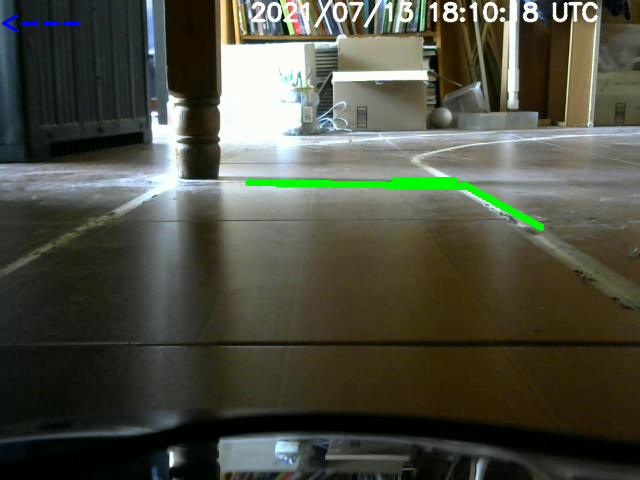
#> input picture frame 10 of Hector/python/laneDetection/videoSalida.avi, 640 x 480 px, given in place of the camera
$ python test2.py
#> lines starting #> are read from the running program, lines starting #| are printed output that depends on the picture; after the words box and inside, x2 and y2 are one past the last pixel; in counts of white or black regions, pixels touching at a corner belong together
import cv2
import numpy as np
import math
import pandas as pd
import time
import serial

directionPort = serial.Serial('/dev/ttyACM0', 9600, timeout=1)
time.sleep(1.8)

xL = [0]
xR = [0]

detected = pd.DataFrame(columns=('direction', 'leftFitAverage', 'rightFitAverage', 'leftLine', 'rigthLine', 'slopeLeft', 'interceptLeft', 'slopeRight', 'interceptRight' ))

startTime = time.time()

def cannyImage(cannyGray):
    cannyBlur = cv2.GaussianBlur(gray, (5, 5), 0)
    cannyCanny = cv2.Canny(cannyBlur, 10, 250)
    return cannyCanny

def regionOfInterest(regionImage):
    #regionPolygons = np.array([[(0, 448), (639, 425), (434, 276), (256, 159)]])
    regionPolygons = np.array([[(0, 400), (640, 400), (640, 180), (0, 180)]])
    zeros = np.zeros_like(regionImage)
    cv2.fillPoly(zeros, regionPolygons, 255)
    regionedImage = cv2.bitwise_and(regionImage, regionImage, mask=zeros)
    return regionedImage

def colorRange(colorFrame, colorGray, colorCropped):
    colorMax = np.array([255, 255, 255])
    colorMin = np.array([79, 73, 57])
    colorColor = cv2.bitwise_and(colorFrame, colorFrame, mask = colorCropped)
    colorRanged = cv2.inRange(colorColor, colorMin, colorMax)
    return colorRanged

def averagedSlopeIntercept(interceptImage, interceptLines):
    #global leftX, leftY, rightX, rightY
    global xL, yL, xR, yR
    leftFit = []
    rightFit = []
    for line in interceptLines:
        x1, y1, x2, y2 = line.reshape(4)
        parameters = np.polyfit((x1, x2), (y1, y2), 1)
        slope = parameters[0]
        intercept = parameters[1]
        if slope < 0:
            leftFit.append((slope, intercept))
            #leftX.append(slope)
            #leftY.append(intercept)
        else:
            rightFit.append((slope, intercept))
            #rightX.append(slope)
            #rightY.append(intercept)
    leftFitAverage = np.average(leftFit, axis = 0)
    rightFitAverage = np.average(rightFit, axis = 0)
    try:
        isNanLeft = math.isnan(leftFitAverage[0])
    except:
        isNanLeft = math.isnan(leftFitAverage)
    #print("Left ", isNanLeft)
    try:
        isNanRight = math.isnan(rightFitAverage[0])
    except:
        isNanRight = math.isnan(rightFitAverage)
    #print("Right ", isNanRight)
    leftLine, slopeLeft, interceptLeft =  makeCoordinates(interceptImage, leftFitAverage)
    rightLine, slopeRight, interceptRight = makeCoordinates(interceptImage, rightFitAverage)
    xL.append(interceptLeft)
    xR.append(interceptRight)
    deltaTime = time.time() - startTime
    if isNanLeft:
        detected.loc[len(detected)]=['L', leftFitAverage, rightFitAverage, leftLine, rightLine, slopeLeft, interceptLeft, slopeRight, interceptRight]
    elif isNanRight:
        detected.loc[len(detected)]=['R', leftFitAverage, rightFitAverage, leftLine, rightLine, slopeLeft, interceptLeft, slopeRight, interceptRight]
    else:
        detected.loc[len(detected)]=['C', leftFitAverage, rightFitAverage, leftLine, rightLine, slopeLeft, interceptLeft, slopeRight, interceptRight]
    return np.array([leftLine, rightLine]), isNanLeft, isNanRight, slopeLeft, slopeRight

def makeCoordinates(coordinatesImage, lineParameters):
    #print("lineParameters: ", lineParameters)
    try:
        slope, intercept = lineParameters #intercept es la ordenada al origen de la recta
        #print("slope: ", slope, "intercept ", intercept)
        y1 = coordinatesImage.shape[0] #obtiene el valor '0' de la imagen
        y2 = int(y1*(3/5)) #esto es pra determinar el largo de la recta que dibuja en la imagen
        x1 = int((y1 - intercept)/slope) #obtiene la ecuación de la recta con el primer punto
        x2 = int((y2 - intercept) / slope) # obtiene la ecuación de la recta con el segundo punto
        #print(type(lineParameters))
        return np.array([x1, y1, x2, y2]), slope, intercept
    except:
        return np.array([0, 0, 0, 0]), np.nan, np.nan

def displayLines(displayImage, displayLinesVar):
    lineImage = np.zeros_like(displayImage)#obtiene un arreglo de ceros de las mismas características de la imagen
    if displayLinesVar is not None: #verifica que existan líneas
        for x1, y1, x2, y2 in displayLinesVar: #itera en cada línea
            # [4 lines of commented-out code are left out]
            try: #evita que el programa falle si no hay líneas
                cv2.line(lineImage, (x1, y1), (x2, y2), (255, 255, 255), 3) #dibuja una línea azul en las líneas
            except:
                lineImage = lineImage #regresa una matriz de ceros
    return lineImage

def makeDegrees(leftSide, rightSide):
    summed = rightSide - leftSide
    if summed >= 1.7 or summed <=1.5:
        print(summed)
        if rightSide <= -0.11:
            degrees = 90 + (9 - rightSide)
            degreesStr = str(degrees)
        elif rightSide >= -0.8 :
            degrees = 90 + (9 - rightSide)
            degreesStr = str(degrees)
        elif leftSide <= 0.6:
            degrees = 90 + (9 - leftSide)
            degreesStr = str(degrees)
        elif leftSide >= 0.8:
            degrees = 90 + (90 - leftSide)
            degreesStr = str(degrees)
        return degreesStr
    else:
        return str(90)

if __name__ == '__main__':
    cap = cv2.VideoCapture(0)
    salida = cv2.VideoWriter('videoSalida.avi',cv2.VideoWriter_fourcc(*'XVID'),20.0,(int(cap.get(3)),int(cap.get(4))))
    font = cv2.FONT_HERSHEY_SIMPLEX
    leftDirection = str(115)
    rightDirection = str(65)
    rectDirection = str(90)
    unknowDirection = str(255)
    directionPort.write(rectDirection.encode())
    anterior = 0
    while cap.isOpened():
        print("Actual: ", anterior)
        ret, origFrame = cap.read()
#> origFrame is the input picture: shape (480, 640, 3); mean B, G, R 65.7, 78.4, 76.5
        coppiedFrame = np.copy(origFrame)
        gray = cv2.cvtColor(origFrame, cv2.COLOR_BGR2GRAY)
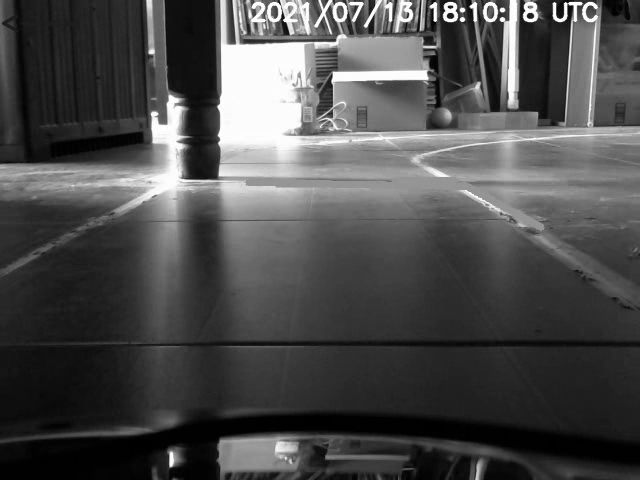
#> gray: shape (480, 640); min 0, max 255, mean 76.4
        canny = cannyImage(gray)
#> in cannyImage, `cannyCanny = cv2.Canny(cannyBlur, 10, 250)`:
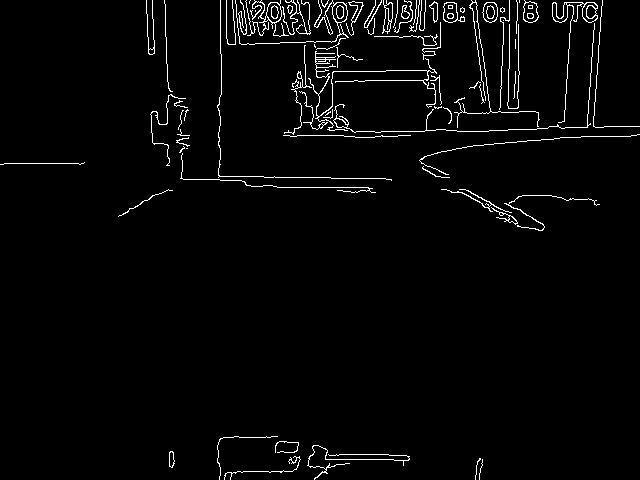
#> cannyCanny: shape (480, 640); 2.7% white in thin lines or dots
        croppedImage = regionOfInterest(canny)
#> in regionOfInterest, `cv2.fillPoly(zeros, regionPolygons, 255)`:
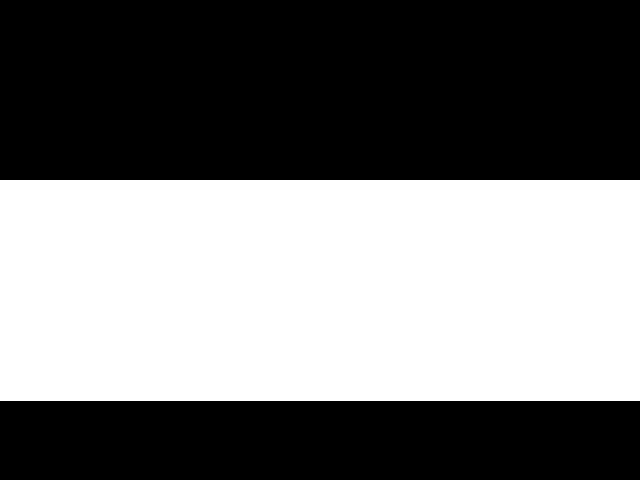
#> zeros: shape (480, 640); 46% white; 1 white region, box (x1, y1, x2, y2) and area: (0, 180, 640, 401) 141440
#> in regionOfInterest, `regionedImage = cv2.bitwise_and(regionImage, regionImage, mask=zeros)`: regionedImage: shape (480, 640); 0.23% white in thin lines or dots, all inside (x1, y1, x2, y2) = (118, 180, 600, 231)
        colorInRange = colorRange(coppiedFrame, gray, croppedImage)
#> in colorRange, `colorRanged = cv2.inRange(colorColor, colorMin, colorMax)`:
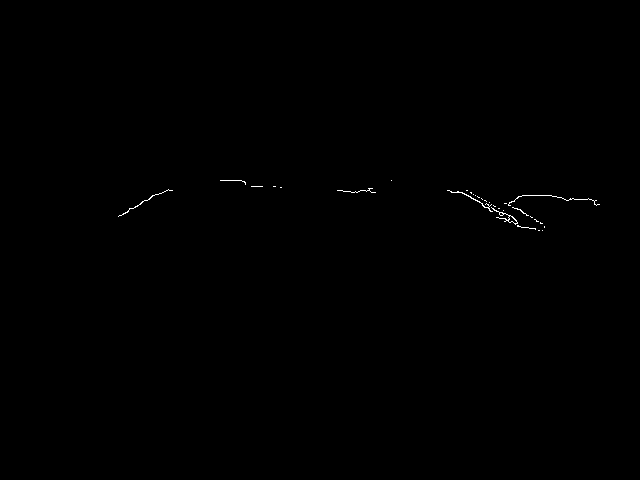
#> colorRanged: shape (480, 640); 0.16% white in thin lines or dots, all inside (x1, y1, x2, y2) = (118, 180, 600, 231)
        lines = cv2.HoughLinesP(colorInRange, 1, np.pi/180, 50, minLineLength=20, maxLineGap=50)
#> lines = [[451, 192, 591, 199]]
        if lines is not None:
            averagedLines, left, right, lSlope, rSlope =  averagedSlopeIntercept(coppiedFrame, lines)
#> the loop in averagedSlopeIntercept, `for line in interceptLines:` made 1 pass
#> (x1, y1, x2, y2, slope, intercept) on pass 1: (451, 192, 591, 199, 0.05, 169.4)
#> after the loop in averagedSlopeIntercept, `for line in interceptLines:`: leftFit = []; rightFit = [(0.05, 169.4)]
#> in averagedSlopeIntercept, `leftFitAverage = np.average(leftFit, axis = 0)`: leftFitAverage = nan
#> in averagedSlopeIntercept, `rightFitAverage = np.average(rightFit, axis = 0)`: rightFitAverage = [0.05, 169.4]
#> in averagedSlopeIntercept, `isNanLeft = math.isnan(leftFitAverage)`: isNanLeft = True
#> in averagedSlopeIntercept, `isNanRight = math.isnan(rightFitAverage[0])`: isNanRight = False
#> in averagedSlopeIntercept, `leftLine, slopeLeft, interceptLeft =  makeCoordinates(interceptImage, ..`: leftLine = [0, 0, 0, 0]; slopeLeft = nan
#> in averagedSlopeIntercept, `rightLine, slopeRight, interceptRight = makeCoordinates(interceptImage..`: rightLine = [6211, 480, 2371, 288]; slopeRight = 0.05; interceptRight = 169.4
#> averagedLines = [[0, 0, 0, 0], [6211, 480, 2371, 288]]; left = True; right = False; lSlope = nan; rSlope = 0.05
            if left:
                cv2.putText(coppiedFrame, '<---', (0, 30), font, 0.8, (255, 0, 0), 2, cv2.LINE_AA)
#> coppiedFrame: shape (480, 640, 3); 0.13% of pixels changed, all inside (x1, y1, x2, y2) = (1, 13, 82, 33)
                if anterior != -1:
                    directionPort.write(leftDirection.encode())
                    anterior = -1
                    time.sleep(0.8)
            elif right:
                cv2.putText(coppiedFrame, '--->', (0, 30), font, 0.8, (0, 255, 0), 2, cv2.LINE_AA)
                if anterior != 1:
                    directionPort.write(rightDirection.encode())
                    anterior = 1
                    time.sleep(0.8)
            elif not right and not left:
                cv2.putText(coppiedFrame, '^', (0, 30), font, 0.8, (0, 0, 255), 2, cv2.LINE_AA)
                if anterior != 0:
                    directionPort.write(rectDirection.encode())
                    anterior = 0
                    time.sleep(0.8)
            else:
                anterior = 255
                cv2.putText(coppiedFrame, 'V', (0, 30), font, 0.8, (0, 0, 255), 2, cv2.LINE_AA)
                directionPort.write(unknowDirection.encode())
                time.sleep(0.8)
                """
                if anterior != 0:
                    directionPort.write(rectDirection.encode())
                    anterior = 0"""
            timeText = time.strftime("%Y/%m/%d %H:%M:%S %Z", time.localtime())
            cv2.putText(coppiedFrame, timeText, (250, 20), font, 0.8, (255, 255, 255), 2, cv2.LINE_AA)
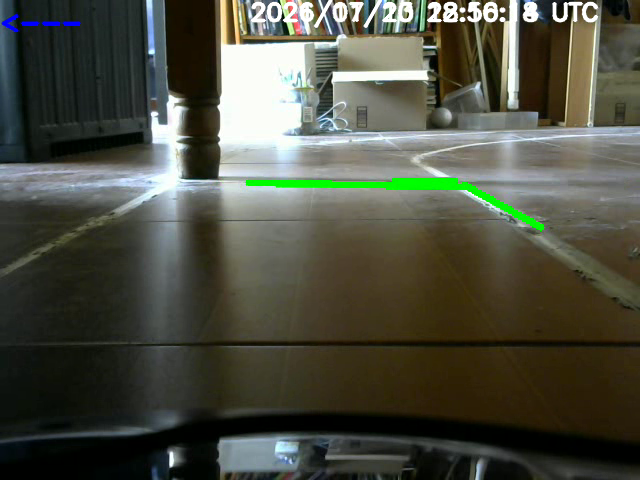
#> coppiedFrame: shape (480, 640, 3); mean B, G, R 66.3, 78.9, 77
            lineImage = displayLines(coppiedFrame, averagedLines)
#> the loop in displayLines, `for x1, y1, x2, y2 in displayLinesVar: #itera en cada línea #x1, y1, x..` made 2 passes
#> after the loop in displayLines, `for x1, y1, x2, y2 in displayLinesVar:`:
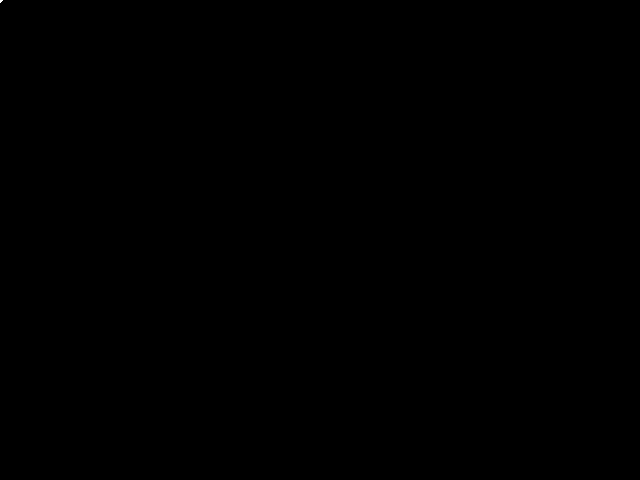
#> lineImage: shape (480, 640, 3); 0% white; 1 white region (1 under 20 px)
            for line in lines:
                x1, y1, x2, y2 = line[0]
                #cv2.rectangle(coppiedFrame, (x1, y1), (x2, y2), (0, 255, 0), 5)
                cv2.line(coppiedFrame, (x1, y1), (x2, y2), (0, 255, 0), 5)
#> this loop made 1 pass
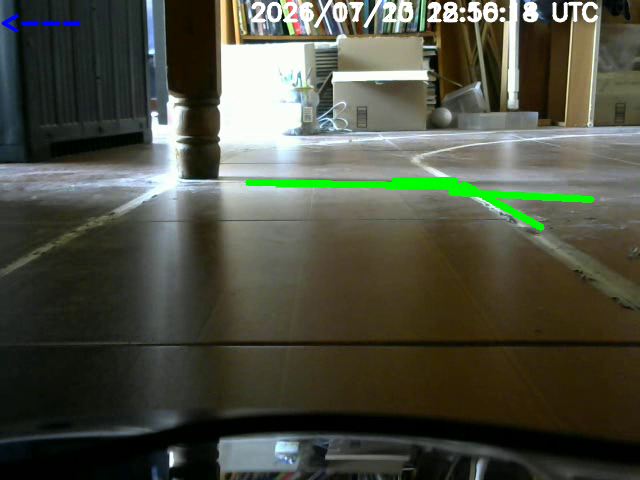
#> coppiedFrame: shape (480, 640, 3); 0.31% of pixels changed, all inside (x1, y1, x2, y2) = (448, 189, 595, 203)
        if cv2.waitKey(25) & 0xFF == ord('s'):
#> (key Esc is pressed here)
            break
        #cv2.imshow("origFrame", origFrame)
        salida.write(coppiedFrame)
        cv2.imshow("coppiedFrameWithLines", coppiedFrame)
    timeSaved = time.strftime("%Y%m%d%H%M%S%Z", time.localtime())
    name1 = 'detected' + timeSaved + '.csv'
    name2 = 'detected' + timeSaved + 'HeadAndIndexFalse.csv'
    detected.to_csv(name1)
    detected.to_csv(name2, header=False, index=False)
    cap.release()
    cv2.destroyAllWindows()
    directionPort.write(str(255).encode);
    directionPort.close()

$ run again, starting later in the video
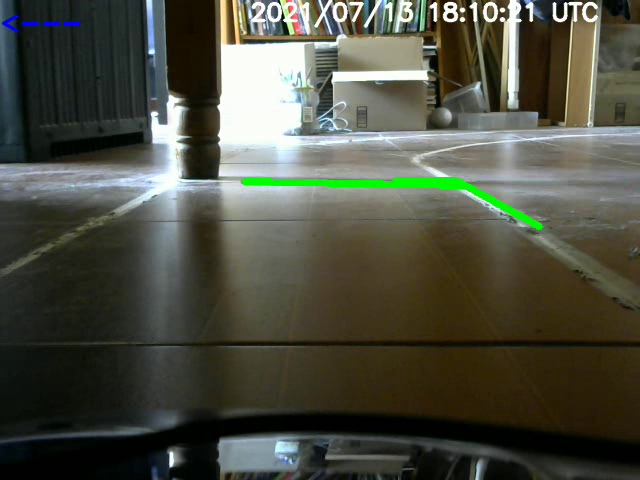
#> input picture frame 45 of Hector/python/laneDetection/videoSalida.avi, 640 x 480 px, given in place of the camera
#> origFrame is the input picture: shape (480, 640, 3); mean B, G, R 65.8, 78.6, 76.6
#> in cannyImage, `cannyCanny = cv2.Canny(cannyBlur, 10, 250)`:
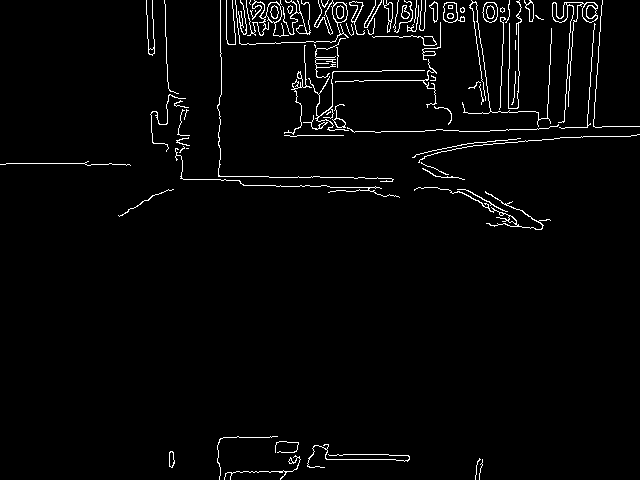
#> cannyCanny: shape (480, 640); 2.7% white in thin lines or dots
#> zeros: shape (480, 640); 46% white; 1 white region, box (x1, y1, x2, y2) and area: (0, 180, 640, 401) 141440
#> regionedImage: shape (480, 640); 0.25% white in thin lines or dots, all inside (x1, y1, x2, y2) = (118, 180, 551, 230)
#> lines = [[221, 180, 395, 195]]
#> the loop in averagedSlopeIntercept, `for line in interceptLines:` made 1 pass
#> (x1, y1, x2, y2, slope, intercept) on pass 1: (221, 180, 395, 195, 0.0862, 160.9)
#> after the loop in averagedSlopeIntercept, `for line in interceptLines:`: leftFit = []; rightFit = [(0.0862, 160.9)]
#> leftFitAverage = nan
#> rightFitAverage = [0.0862, 160.9]
#> isNanLeft = True
#> isNanRight = False
#> leftLine = [0, 0, 0, 0]; slopeLeft = nan
#> rightLine = [3700, 480, 1473, 288]; slopeRight = 0.0862; interceptRight = 160.9
#> averagedLines = [[0, 0, 0, 0], [3700, 480, 1473, 288]]; left = True; right = False; lSlope = nan; rSlope = 0.0862
#> the loop in displayLines, `for x1, y1, x2, y2 in displayLinesVar: #itera en cada línea #x1, y1, x..` made 2 passes
#> the loop `for line in lines:` made 1 pass
#> after the loop `for line in lines:`:
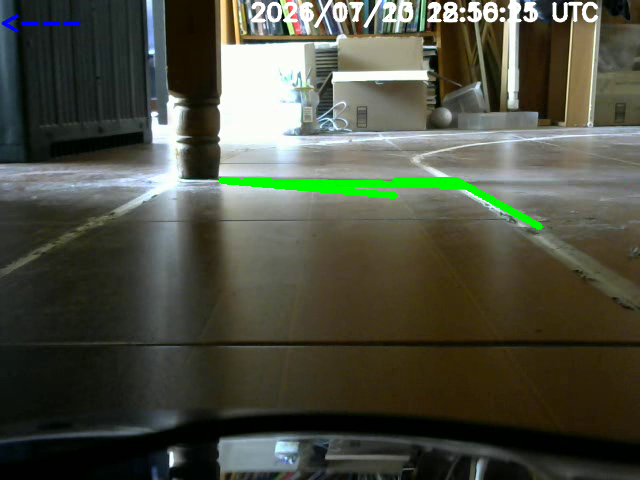
#> coppiedFrame: shape (480, 640, 3); mean B, G, R 65.9, 79.4, 76.6

$ run again, starting later in the video
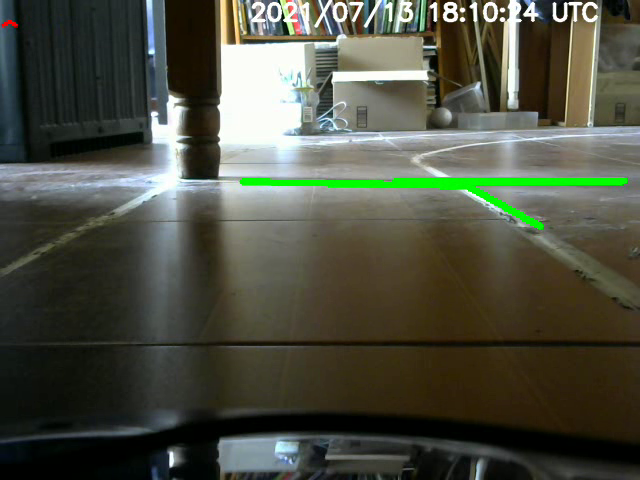
#> input picture frame 80 of Hector/python/laneDetection/videoSalida.avi, 640 x 480 px, given in place of the camera
#> origFrame is the input picture: shape (480, 640, 3); mean B, G, R 66.2, 79.5, 76.7
#> in cannyImage, `cannyCanny = cv2.Canny(cannyBlur, 10, 250)`:
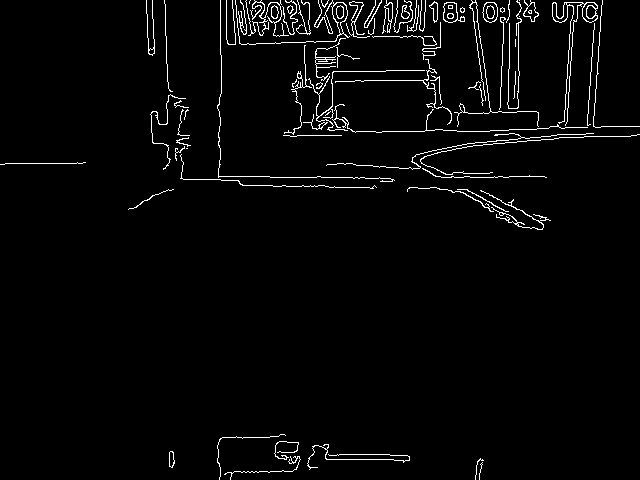
#> cannyCanny: shape (480, 640); 2.8% white in thin lines or dots
#> zeros: shape (480, 640); 46% white; 1 white region, box (x1, y1, x2, y2) and area: (0, 180, 640, 401) 141440
#> regionedImage: shape (480, 640); 0.22% white in thin lines or dots, all inside (x1, y1, x2, y2) = (128, 180, 551, 230)
#> lines = [[408, 188, 466, 189]]
#> the loop in averagedSlopeIntercept, `for line in interceptLines:` made 1 pass
#> (x1, y1, x2, y2, slope, intercept) on pass 1: (408, 188, 466, 189, 0.0172, 181)
#> after the loop in averagedSlopeIntercept, `for line in interceptLines:`: leftFit = []; rightFit = [(0.0172, 181)]
#> leftFitAverage = nan
#> rightFitAverage = [0.0172, 181]
#> isNanLeft = True
#> isNanRight = False
#> leftLine = [0, 0, 0, 0]; slopeLeft = nan
#> rightLine = [17344, 480, 6208, 288]; slopeRight = 0.0172; interceptRight = 181
#> averagedLines = [[0, 0, 0, 0], [17344, 480, 6208, 288]]; left = True; right = False; lSlope = nan; rSlope = 0.0172
#> the loop in displayLines, `for x1, y1, x2, y2 in displayLinesVar: #itera en cada línea #x1, y1, x..` made 2 passes
#> the loop `for line in lines:` made 1 pass
#> after the loop `for line in lines:`:
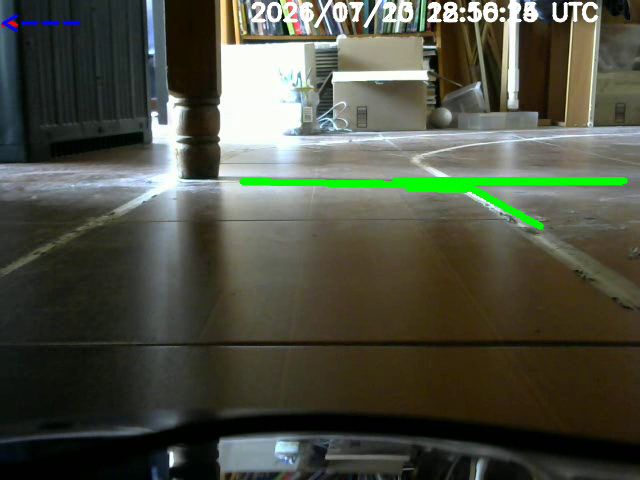
#> coppiedFrame: shape (480, 640, 3); mean B, G, R 66.9, 80, 77.1
